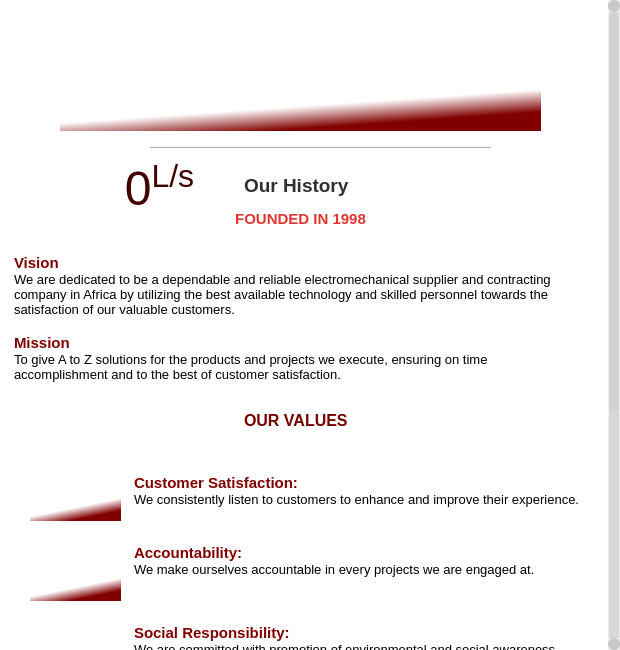
<?xml version="1.0" encoding="UTF-8"?>
<ui version="4.0">
 <class>AboutYASARTScreen</class>
 <widget class="QDialog" name="AboutYASARTScreen">
  <property name="geometry">
   <rect>
    <x>0</x>
    <y>0</y>
    <width>620</width>
    <height>650</height>
   </rect>
  </property>
  <property name="sizePolicy">
   <sizepolicy hsizetype="Fixed" vsizetype="Preferred">
    <horstretch>0</horstretch>
    <verstretch>0</verstretch>
   </sizepolicy>
  </property>
  <property name="minimumSize">
   <size>
    <width>620</width>
    <height>650</height>
   </size>
  </property>
  <property name="maximumSize">
   <size>
    <width>620</width>
    <height>650</height>
   </size>
  </property>
  <property name="windowTitle">
   <string>About YASART</string>
  </property>
  <property name="styleSheet">
   <string notr="true"/>
  </property>
  <layout class="QVBoxLayout" name="verticalLayout">
   <property name="spacing">
    <number>0</number>
   </property>
   <property name="leftMargin">
    <number>0</number>
   </property>
   <property name="topMargin">
    <number>0</number>
   </property>
   <property name="rightMargin">
    <number>0</number>
   </property>
   <property name="bottomMargin">
    <number>0</number>
   </property>
   <item>
    <widget class="QScrollArea" name="scrollArea">
     <property name="styleSheet">
      <string notr="true">QScrollBar:vertical{
border: none;
background-color: rgba(212, 212, 212,212);
width: 12px;
margin: 12px 1px 12px 1px;
border-radius: 0px;
}
QScrollBar::handle:vertical{
border: none;
background-color: rgba(200,200,200,100);
border-radius: 4px;
}
QScrollBar::handle:vertical:hover{
background-color: rgba(172, 5, 5,100);
}
QScrollBar::handle:vertical:pressed{
background-color: rgba(172, 5, 5,150);
}
QScrollBar::sub-line:vertical{
border: none;
background-color: rgba(200,200,200,255);
height: 12px;
border-radius: 5.5px;
subcontrol-position: top;
subcontrol-origin: margin;
}
QScrollBar::sub-line:vertical:hover{
background-color: rgba(172, 5, 5,100);
}
QScrollBar::sub-line:vertical:pressed{
background-color: rgba(172, 5, 5,150);
}
QScrollBar::add-line:vertical{
border: none;
background-color: rgba(200,200,200,255);
height: 12px;
border-radius: 5.5px;
subcontrol-position: bottom;
subcontrol-origin: margin;
}
QScrollBar::add-line:vertical:hover{
background-color: rgba(172, 5, 5,100);
}
QScrollBar::add-line:vertical:pressed{
background-color: rgba(172, 5, 5,150);
}
</string>
     </property>
     <property name="frameShape">
      <enum>QFrame::NoFrame</enum>
     </property>
     <property name="lineWidth">
      <number>0</number>
     </property>
     <property name="horizontalScrollBarPolicy">
      <enum>Qt::ScrollBarAlwaysOff</enum>
     </property>
     <widget class="QWidget" name="scrollAreaWidgetContents">
      <property name="geometry">
       <rect>
        <x>0</x>
        <y>0</y>
        <width>718</width>
        <height>1018</height>
       </rect>
      </property>
      <layout class="QHBoxLayout" name="horizontalLayout">
       <property name="spacing">
        <number>0</number>
       </property>
       <property name="leftMargin">
        <number>0</number>
       </property>
       <property name="topMargin">
        <number>0</number>
       </property>
       <property name="rightMargin">
        <number>0</number>
       </property>
       <property name="bottomMargin">
        <number>0</number>
       </property>
       <item>
        <widget class="QWidget" name="widget" native="true">
         <property name="minimumSize">
          <size>
           <width>620</width>
           <height>1000</height>
          </size>
         </property>
         <property name="styleSheet">
          <string notr="true">background-color: qlineargradient(spread:pad, x1:0.529, y1:0.971591, x2:0.472, y2:0.784364, stop:0 rgba(129, 0, 0, 255), stop:1 rgba(255, 255, 255, 255));</string>
         </property>
         <widget class="QLabel" name="label">
          <property name="geometry">
           <rect>
            <x>60</x>
            <y>20</y>
            <width>481</width>
            <height>111</height>
           </rect>
          </property>
          <property name="text">
           <string/>
          </property>
          <property name="pixmap">
           <pixmap>img/YASARTLogo.jpg</pixmap>
          </property>
          <property name="scaledContents">
           <bool>true</bool>
          </property>
         </widget>
         <widget class="Line" name="line">
          <property name="geometry">
           <rect>
            <x>150</x>
            <y>140</y>
            <width>341</width>
            <height>16</height>
           </rect>
          </property>
          <property name="styleSheet">
           <string notr="true">background-color: rgb(255, 255, 255);</string>
          </property>
          <property name="orientation">
           <enum>Qt::Horizontal</enum>
          </property>
         </widget>
         <widget class="QTextBrowser" name="textBrowser">
          <property name="geometry">
           <rect>
            <x>10</x>
            <y>250</y>
            <width>561</width>
            <height>81</height>
           </rect>
          </property>
          <property name="styleSheet">
           <string notr="true">background-color: rgba(0, 0, 0, 0);
border: 0px</string>
          </property>
          <property name="html">
           <string>&lt;!DOCTYPE HTML PUBLIC &quot;-//W3C//DTD HTML 4.0//EN&quot; &quot;http://www.w3.org/TR/REC-html40/strict.dtd&quot;&gt;
&lt;html&gt;&lt;head&gt;&lt;meta name=&quot;qrichtext&quot; content=&quot;1&quot; /&gt;&lt;style type=&quot;text/css&quot;&gt;
p, li { white-space: pre-wrap; }
&lt;/style&gt;&lt;/head&gt;&lt;body style=&quot; font-family:'MS Shell Dlg 2'; font-size:8.25pt; font-weight:400; font-style:normal;&quot;&gt;
&lt;p style=&quot; margin-top:0px; margin-bottom:0px; margin-left:0px; margin-right:0px; -qt-block-indent:0; text-indent:0px;&quot;&gt;&lt;span style=&quot; font-size:11pt; font-weight:600; color:#810000;&quot;&gt;Vision&lt;/span&gt;&lt;/p&gt;
&lt;p style=&quot; margin-top:0px; margin-bottom:0px; margin-left:0px; margin-right:0px; -qt-block-indent:0; text-indent:0px;&quot;&gt;&lt;span style=&quot; font-family:'Sarala'; font-size:10pt; color:#000000; background-color:#ffffff;&quot;&gt;We are dedicated to be a dependable and reliable electromechanical supplier and contracting company in Africa by utilizing the best available technology and skilled personnel towards the satisfaction of our valuable customers.&lt;/span&gt;&lt;/p&gt;&lt;/body&gt;&lt;/html&gt;</string>
          </property>
         </widget>
         <widget class="QTextBrowser" name="textBrowser_2">
          <property name="geometry">
           <rect>
            <x>240</x>
            <y>170</y>
            <width>121</width>
            <height>41</height>
           </rect>
          </property>
          <property name="styleSheet">
           <string notr="true">background-color: rgba(0, 0, 0, 0);
border: 0px</string>
          </property>
          <property name="html">
           <string>&lt;!DOCTYPE HTML PUBLIC &quot;-//W3C//DTD HTML 4.0//EN&quot; &quot;http://www.w3.org/TR/REC-html40/strict.dtd&quot;&gt;
&lt;html&gt;&lt;head&gt;&lt;meta name=&quot;qrichtext&quot; content=&quot;1&quot; /&gt;&lt;style type=&quot;text/css&quot;&gt;
p, li { white-space: pre-wrap; }
&lt;/style&gt;&lt;/head&gt;&lt;body style=&quot; font-family:'MS Shell Dlg 2'; font-size:8.25pt; font-weight:400; font-style:normal;&quot;&gt;
&lt;p style=&quot; margin-top:0px; margin-bottom:0px; margin-left:0px; margin-right:0px; -qt-block-indent:0; text-indent:0px;&quot;&gt;&lt;span style=&quot; font-family:'Oswald'; font-size:14pt; font-weight:600; color:#303030; background-color:#ffffff;&quot;&gt;Our History&lt;/span&gt;&lt;/p&gt;&lt;/body&gt;&lt;/html&gt;</string>
          </property>
         </widget>
         <widget class="QTextBrowser" name="textBrowser_3">
          <property name="geometry">
           <rect>
            <x>200</x>
            <y>200</y>
            <width>201</width>
            <height>41</height>
           </rect>
          </property>
          <property name="styleSheet">
           <string notr="true">background-color: rgba(0, 0, 0, 0);
border: 0px</string>
          </property>
          <property name="html">
           <string>&lt;!DOCTYPE HTML PUBLIC &quot;-//W3C//DTD HTML 4.0//EN&quot; &quot;http://www.w3.org/TR/REC-html40/strict.dtd&quot;&gt;
&lt;html&gt;&lt;head&gt;&lt;meta name=&quot;qrichtext&quot; content=&quot;1&quot; /&gt;&lt;style type=&quot;text/css&quot;&gt;
p, li { white-space: pre-wrap; }
&lt;/style&gt;&lt;/head&gt;&lt;body style=&quot; font-family:'MS Shell Dlg 2'; font-size:8.25pt; font-weight:400; font-style:normal;&quot;&gt;
&lt;p align=&quot;center&quot; style=&quot; margin-top:0px; margin-bottom:15px; margin-left:0px; margin-right:0px; -qt-block-indent:0; text-indent:0px; line-height:24px; background-color:#ffffff;&quot;&gt;&lt;span style=&quot; font-family:'Sarala'; font-size:11pt; font-weight:600; color:#e0362f; background-color:#ffffff; text-transform:uppercase;&quot;&gt;FOUNDED IN 1998&lt;/span&gt;&lt;/p&gt;&lt;/body&gt;&lt;/html&gt;</string>
          </property>
         </widget>
         <widget class="QTextBrowser" name="textBrowser_7">
          <property name="geometry">
           <rect>
            <x>10</x>
            <y>330</y>
            <width>561</width>
            <height>71</height>
           </rect>
          </property>
          <property name="styleSheet">
           <string notr="true">background-color: rgba(0, 0, 0, 0);
border: 0px</string>
          </property>
          <property name="html">
           <string>&lt;!DOCTYPE HTML PUBLIC &quot;-//W3C//DTD HTML 4.0//EN&quot; &quot;http://www.w3.org/TR/REC-html40/strict.dtd&quot;&gt;
&lt;html&gt;&lt;head&gt;&lt;meta name=&quot;qrichtext&quot; content=&quot;1&quot; /&gt;&lt;style type=&quot;text/css&quot;&gt;
p, li { white-space: pre-wrap; }
&lt;/style&gt;&lt;/head&gt;&lt;body style=&quot; font-family:'MS Shell Dlg 2'; font-size:8.25pt; font-weight:400; font-style:normal;&quot;&gt;
&lt;p style=&quot; margin-top:0px; margin-bottom:0px; margin-left:0px; margin-right:0px; -qt-block-indent:0; text-indent:0px;&quot;&gt;&lt;span style=&quot; font-size:11pt; font-weight:600; color:#810000;&quot;&gt;Mission&lt;/span&gt;&lt;/p&gt;
&lt;p style=&quot; margin-top:0px; margin-bottom:0px; margin-left:0px; margin-right:0px; -qt-block-indent:0; text-indent:0px;&quot;&gt;&lt;span style=&quot; font-family:'Sarala'; font-size:10pt; color:#000000; background-color:#ffffff;&quot;&gt;To give A to Z solutions for the products and projects we execute, ensuring on time accomplishment and to the best of customer satisfaction.&lt;/span&gt;&lt;/p&gt;&lt;/body&gt;&lt;/html&gt;</string>
          </property>
         </widget>
         <widget class="QTextBrowser" name="textBrowser_8">
          <property name="geometry">
           <rect>
            <x>130</x>
            <y>470</y>
            <width>461</width>
            <height>51</height>
           </rect>
          </property>
          <property name="styleSheet">
           <string notr="true">background-color: rgba(0, 0, 0, 0);
border: 0px</string>
          </property>
          <property name="html">
           <string>&lt;!DOCTYPE HTML PUBLIC &quot;-//W3C//DTD HTML 4.0//EN&quot; &quot;http://www.w3.org/TR/REC-html40/strict.dtd&quot;&gt;
&lt;html&gt;&lt;head&gt;&lt;meta name=&quot;qrichtext&quot; content=&quot;1&quot; /&gt;&lt;style type=&quot;text/css&quot;&gt;
p, li { white-space: pre-wrap; }
&lt;/style&gt;&lt;/head&gt;&lt;body style=&quot; font-family:'MS Shell Dlg 2'; font-size:8.25pt; font-weight:400; font-style:normal;&quot;&gt;
&lt;p style=&quot; margin-top:0px; margin-bottom:0px; margin-left:0px; margin-right:0px; -qt-block-indent:0; text-indent:0px;&quot;&gt;&lt;span style=&quot; font-family:'Sarala'; font-size:11pt; font-weight:600; color:#810000; background-color:#ffffff;&quot;&gt;Customer Satisfaction:&lt;/span&gt;&lt;/p&gt;
&lt;p style=&quot; margin-top:0px; margin-bottom:0px; margin-left:0px; margin-right:0px; -qt-block-indent:0; text-indent:0px;&quot;&gt;&lt;span style=&quot; font-family:'Sarala'; font-size:10pt; color:#000000; background-color:#ffffff;&quot;&gt;We consistently listen to customers to enhance and improve their experience.&lt;/span&gt;&lt;/p&gt;&lt;/body&gt;&lt;/html&gt;</string>
          </property>
         </widget>
         <widget class="QTextBrowser" name="textBrowser_9">
          <property name="geometry">
           <rect>
            <x>240</x>
            <y>390</y>
            <width>121</width>
            <height>61</height>
           </rect>
          </property>
          <property name="styleSheet">
           <string notr="true">background-color: rgba(0, 0, 0, 0);
border: 0px</string>
          </property>
          <property name="html">
           <string>&lt;!DOCTYPE HTML PUBLIC &quot;-//W3C//DTD HTML 4.0//EN&quot; &quot;http://www.w3.org/TR/REC-html40/strict.dtd&quot;&gt;
&lt;html&gt;&lt;head&gt;&lt;meta name=&quot;qrichtext&quot; content=&quot;1&quot; /&gt;&lt;style type=&quot;text/css&quot;&gt;
p, li { white-space: pre-wrap; }
&lt;/style&gt;&lt;/head&gt;&lt;body style=&quot; font-family:'MS Shell Dlg 2'; font-size:8.25pt; font-weight:400; font-style:normal;&quot;&gt;
&lt;p style=&quot; margin-top:50px; margin-bottom:15px; margin-left:0px; margin-right:0px; -qt-block-indent:0; text-indent:0px; line-height:36px; background-color:#ffffff;&quot;&gt;&lt;span style=&quot; font-family:'Oswald'; font-size:12pt; font-weight:600; color:#760000; background-color:#ffffff;&quot;&gt;OUR VALUES&lt;/span&gt;&lt;/p&gt;&lt;/body&gt;&lt;/html&gt;</string>
          </property>
         </widget>
         <widget class="QLabel" name="label_3">
          <property name="geometry">
           <rect>
            <x>30</x>
            <y>460</y>
            <width>91</width>
            <height>61</height>
           </rect>
          </property>
          <property name="text">
           <string/>
          </property>
          <property name="pixmap">
           <pixmap>img/customersatisfaction.png</pixmap>
          </property>
          <property name="scaledContents">
           <bool>true</bool>
          </property>
         </widget>
         <widget class="QTextBrowser" name="textBrowser_10">
          <property name="geometry">
           <rect>
            <x>130</x>
            <y>540</y>
            <width>461</width>
            <height>51</height>
           </rect>
          </property>
          <property name="styleSheet">
           <string notr="true">background-color: rgba(0, 0, 0, 0);
border: 0px</string>
          </property>
          <property name="html">
           <string>&lt;!DOCTYPE HTML PUBLIC &quot;-//W3C//DTD HTML 4.0//EN&quot; &quot;http://www.w3.org/TR/REC-html40/strict.dtd&quot;&gt;
&lt;html&gt;&lt;head&gt;&lt;meta name=&quot;qrichtext&quot; content=&quot;1&quot; /&gt;&lt;style type=&quot;text/css&quot;&gt;
p, li { white-space: pre-wrap; }
&lt;/style&gt;&lt;/head&gt;&lt;body style=&quot; font-family:'MS Shell Dlg 2'; font-size:8.25pt; font-weight:400; font-style:normal;&quot;&gt;
&lt;p style=&quot; margin-top:0px; margin-bottom:0px; margin-left:0px; margin-right:0px; -qt-block-indent:0; text-indent:0px;&quot;&gt;&lt;span style=&quot; font-family:'Sarala'; font-size:11pt; font-weight:600; color:#810000; background-color:#ffffff;&quot;&gt;Accountability:&lt;/span&gt;&lt;/p&gt;
&lt;p style=&quot; margin-top:0px; margin-bottom:0px; margin-left:0px; margin-right:0px; -qt-block-indent:0; text-indent:0px;&quot;&gt;&lt;span style=&quot; font-family:'Sarala'; font-size:10pt; color:#000000; background-color:#ffffff;&quot;&gt;We make ourselves accountable in every projects we are engaged at.&lt;/span&gt;&lt;/p&gt;&lt;/body&gt;&lt;/html&gt;</string>
          </property>
         </widget>
         <widget class="QLabel" name="label_4">
          <property name="geometry">
           <rect>
            <x>30</x>
            <y>540</y>
            <width>91</width>
            <height>61</height>
           </rect>
          </property>
          <property name="text">
           <string/>
          </property>
          <property name="pixmap">
           <pixmap>img/accountablity.png</pixmap>
          </property>
          <property name="scaledContents">
           <bool>true</bool>
          </property>
         </widget>
         <widget class="QLabel" name="label_5">
          <property name="geometry">
           <rect>
            <x>30</x>
            <y>620</y>
            <width>91</width>
            <height>61</height>
           </rect>
          </property>
          <property name="text">
           <string/>
          </property>
          <property name="pixmap">
           <pixmap>img/socialresposibillity.png</pixmap>
          </property>
          <property name="scaledContents">
           <bool>true</bool>
          </property>
         </widget>
         <widget class="QTextBrowser" name="textBrowser_11">
          <property name="geometry">
           <rect>
            <x>130</x>
            <y>620</y>
            <width>461</width>
            <height>61</height>
           </rect>
          </property>
          <property name="styleSheet">
           <string notr="true">background-color: rgba(0, 0, 0, 0);
border: 0px</string>
          </property>
          <property name="html">
           <string>&lt;!DOCTYPE HTML PUBLIC &quot;-//W3C//DTD HTML 4.0//EN&quot; &quot;http://www.w3.org/TR/REC-html40/strict.dtd&quot;&gt;
&lt;html&gt;&lt;head&gt;&lt;meta name=&quot;qrichtext&quot; content=&quot;1&quot; /&gt;&lt;style type=&quot;text/css&quot;&gt;
p, li { white-space: pre-wrap; }
&lt;/style&gt;&lt;/head&gt;&lt;body style=&quot; font-family:'MS Shell Dlg 2'; font-size:8.25pt; font-weight:400; font-style:normal;&quot;&gt;
&lt;p style=&quot; margin-top:0px; margin-bottom:0px; margin-left:0px; margin-right:0px; -qt-block-indent:0; text-indent:0px;&quot;&gt;&lt;span style=&quot; font-family:'Sarala'; font-size:11pt; font-weight:600; color:#810000; background-color:#ffffff;&quot;&gt;Social Responsibility:&lt;/span&gt;&lt;/p&gt;
&lt;p style=&quot; margin-top:0px; margin-bottom:0px; margin-left:0px; margin-right:0px; -qt-block-indent:0; text-indent:0px;&quot;&gt;&lt;span style=&quot; font-family:'Sarala'; font-size:10pt; color:#000000; background-color:#ffffff;&quot;&gt;We are committed with promotion of environmental and social awareness initiatives.&lt;/span&gt;&lt;/p&gt;&lt;/body&gt;&lt;/html&gt;</string>
          </property>
         </widget>
         <widget class="QTextBrowser" name="textBrowser_12">
          <property name="geometry">
           <rect>
            <x>130</x>
            <y>700</y>
            <width>461</width>
            <height>61</height>
           </rect>
          </property>
          <property name="styleSheet">
           <string notr="true">background-color: rgba(0, 0, 0, 0);
border: 0px</string>
          </property>
          <property name="html">
           <string>&lt;!DOCTYPE HTML PUBLIC &quot;-//W3C//DTD HTML 4.0//EN&quot; &quot;http://www.w3.org/TR/REC-html40/strict.dtd&quot;&gt;
&lt;html&gt;&lt;head&gt;&lt;meta name=&quot;qrichtext&quot; content=&quot;1&quot; /&gt;&lt;style type=&quot;text/css&quot;&gt;
p, li { white-space: pre-wrap; }
&lt;/style&gt;&lt;/head&gt;&lt;body style=&quot; font-family:'MS Shell Dlg 2'; font-size:8.25pt; font-weight:400; font-style:normal;&quot;&gt;
&lt;p style=&quot; margin-top:0px; margin-bottom:0px; margin-left:0px; margin-right:0px; -qt-block-indent:0; text-indent:0px;&quot;&gt;&lt;span style=&quot; font-family:'Sarala'; font-size:11pt; font-weight:600; color:#810000; background-color:#ffffff;&quot;&gt;Efficiency:&lt;/span&gt;&lt;/p&gt;
&lt;p style=&quot; margin-top:0px; margin-bottom:0px; margin-left:0px; margin-right:0px; -qt-block-indent:0; text-indent:0px;&quot;&gt;&lt;span style=&quot; font-family:'Sarala'; font-size:10pt; color:#000000; background-color:#ffffff;&quot;&gt;We have an agile workforce that acts with urgency, learns fast, solves problems and moves with unifying purpose.&lt;/span&gt;&lt;/p&gt;&lt;/body&gt;&lt;/html&gt;</string>
          </property>
         </widget>
         <widget class="QLabel" name="label_6">
          <property name="geometry">
           <rect>
            <x>30</x>
            <y>700</y>
            <width>91</width>
            <height>61</height>
           </rect>
          </property>
          <property name="text">
           <string/>
          </property>
          <property name="pixmap">
           <pixmap>img/efficiency.png</pixmap>
          </property>
          <property name="scaledContents">
           <bool>true</bool>
          </property>
         </widget>
         <widget class="QLabel" name="label_7">
          <property name="geometry">
           <rect>
            <x>30</x>
            <y>780</y>
            <width>91</width>
            <height>61</height>
           </rect>
          </property>
          <property name="text">
           <string/>
          </property>
          <property name="pixmap">
           <pixmap>img/proffesionalism.png</pixmap>
          </property>
          <property name="scaledContents">
           <bool>true</bool>
          </property>
         </widget>
         <widget class="QTextBrowser" name="textBrowser_13">
          <property name="geometry">
           <rect>
            <x>130</x>
            <y>780</y>
            <width>461</width>
            <height>61</height>
           </rect>
          </property>
          <property name="styleSheet">
           <string notr="true">background-color: rgba(0, 0, 0, 0);
border: 0px</string>
          </property>
          <property name="html">
           <string>&lt;!DOCTYPE HTML PUBLIC &quot;-//W3C//DTD HTML 4.0//EN&quot; &quot;http://www.w3.org/TR/REC-html40/strict.dtd&quot;&gt;
&lt;html&gt;&lt;head&gt;&lt;meta name=&quot;qrichtext&quot; content=&quot;1&quot; /&gt;&lt;style type=&quot;text/css&quot;&gt;
p, li { white-space: pre-wrap; }
&lt;/style&gt;&lt;/head&gt;&lt;body style=&quot; font-family:'MS Shell Dlg 2'; font-size:8.25pt; font-weight:400; font-style:normal;&quot;&gt;
&lt;p style=&quot; margin-top:0px; margin-bottom:0px; margin-left:0px; margin-right:0px; -qt-block-indent:0; text-indent:0px;&quot;&gt;&lt;span style=&quot; font-family:'Sarala'; font-size:11pt; font-weight:600; color:#810000; background-color:transparent;&quot;&gt;Professional Ethics:&lt;/span&gt;&lt;/p&gt;
&lt;p style=&quot; margin-top:0px; margin-bottom:0px; margin-left:0px; margin-right:0px; -qt-block-indent:0; text-indent:0px;&quot;&gt;&lt;span style=&quot; font-family:'Sarala'; font-size:10pt; color:#000000; background-color:transparent;&quot;&gt;We prioritize the ethical principles like honesty, loyalty, trustworthiness and respect for others&lt;/span&gt;&lt;/p&gt;&lt;/body&gt;&lt;/html&gt;</string>
          </property>
         </widget>
         <widget class="QLabel" name="progValueT">
          <property name="geometry">
           <rect>
            <x>80</x>
            <y>160</y>
            <width>159</width>
            <height>58</height>
           </rect>
          </property>
          <property name="font">
           <font>
            <pointsize>36</pointsize>
           </font>
          </property>
          <property name="styleSheet">
           <string notr="true">color: rgb(129, 0, 0);
background-color: rgba(0, 0, 0, 0);</string>
          </property>
          <property name="text">
           <string>&lt;p&gt;&lt;span style=&quot; color:#430000;&quot;&gt;0&lt;/span&gt;&lt;span style=&quot; color:#430000; vertical-align:super;&quot;&gt;L/s&lt;/span&gt;&lt;/p&gt;</string>
          </property>
          <property name="alignment">
           <set>Qt::AlignCenter</set>
          </property>
         </widget>
        </widget>
       </item>
      </layout>
     </widget>
    </widget>
   </item>
  </layout>
 </widget>
 <resources/>
 <connections/>
</ui>
